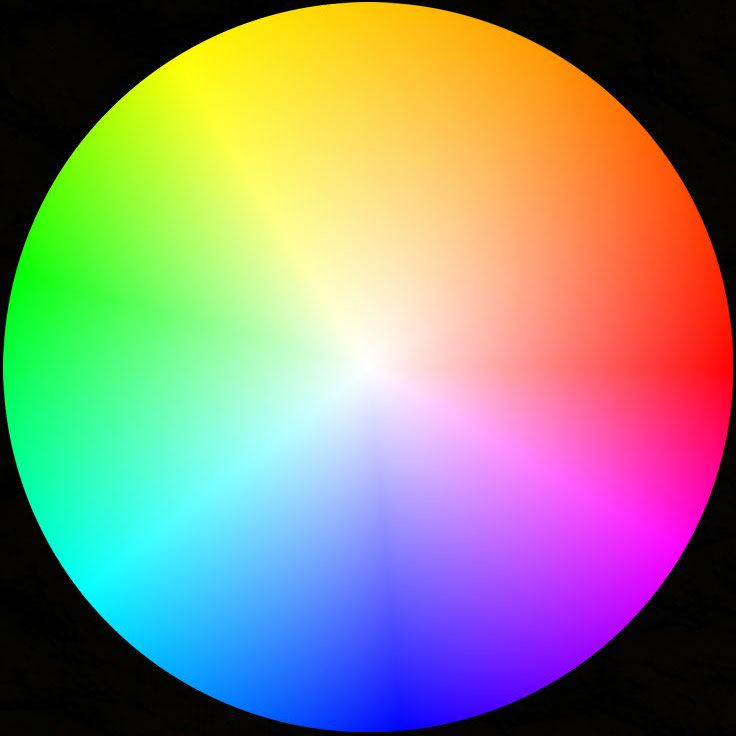
#> input picture cvworkshop final/images/color wheel.jpg, 736 x 736 px
$ python colorspaces.py
#> lines starting #> are read from the running program, lines starting #| are printed output that depends on the picture
import cv2


img = cv2.imread("../images/color wheel.jpg")
#> img is the input picture: shape (736, 736, 3); mean B, G, R 122, 136.6, 140.1

# gray = cv2.cvtColor(img, cv2.COLOR_BGR2GRAY)

cv2.imshow("image", img)
cv2.waitKey(0)

""""""

img = cv2.imread("../images/color wheel.jpg")

# go to image to find coordinates
print(img[250, 100])
#| [ 52 254  93]
cv2.imshow("image", img)
cv2.waitKey(0)

""""""

img = cv2.imread("../images/color wheel.jpg")

b, g, r = cv2.split(img)
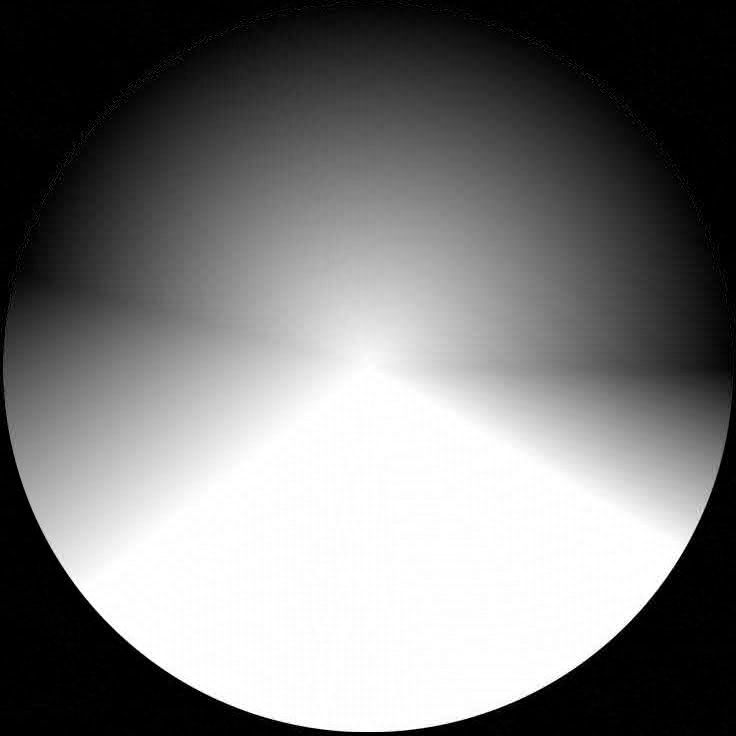
#> b: shape (736, 736); min 0, max 255, mean 122
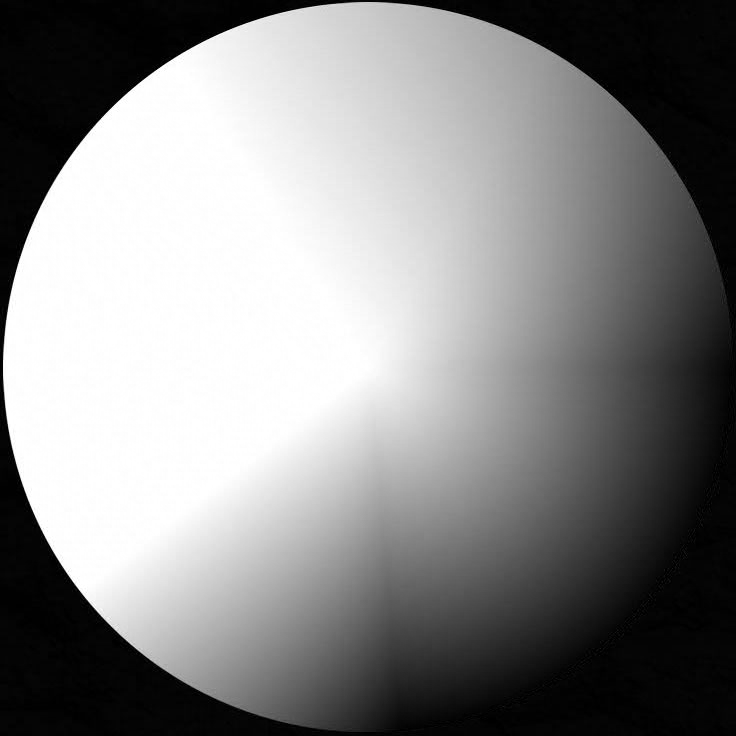
#> g: shape (736, 736); min 0, max 255, mean 136.6
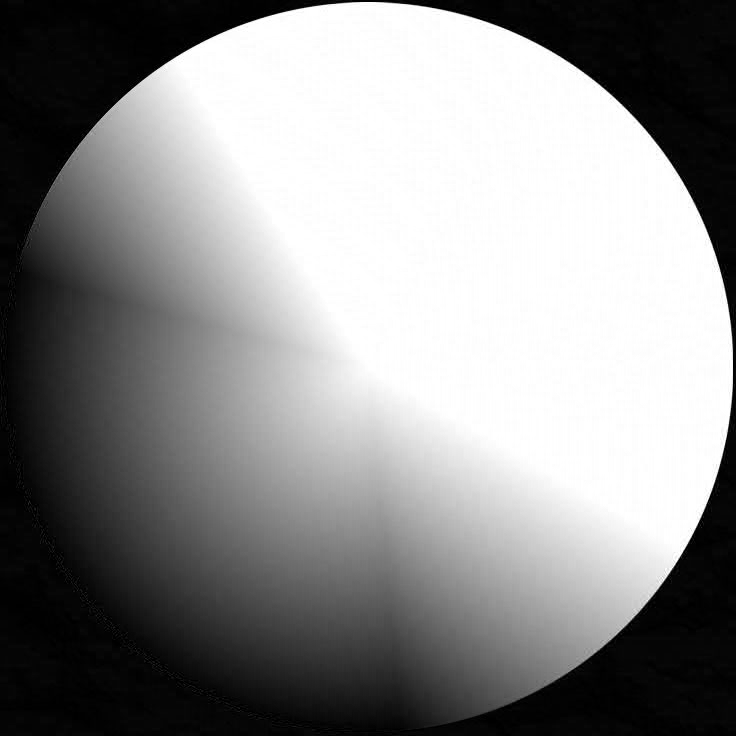
#> r: shape (736, 736); min 0, max 255, mean 140.1

b[:] = 0
#> b: shape (736, 736); every value is 0
img = cv2.merge((b, g, r))
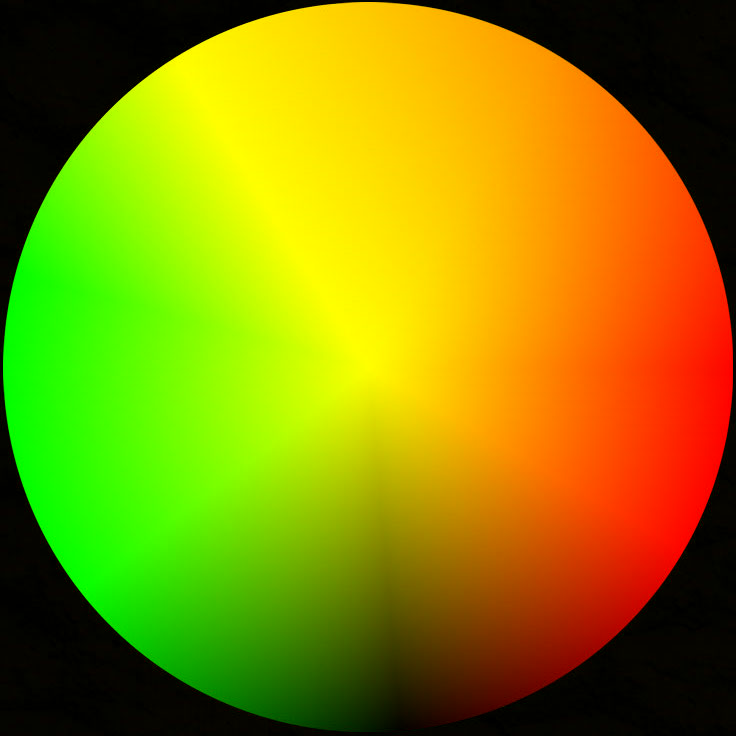
#> img: shape (736, 736, 3); mean B, G, R 0, 136.6, 140.1

# same thing as img[:, :, 0] = 0

cv2.imshow("Merged", img)
cv2.waitKey(0)

""""""

img = cv2.imread("../images/color wheel.jpg")

hsv = cv2.cvtColor(img, cv2.COLOR_BGR2HSV)
#> hsv: shape (736, 736, 3); mean H, S, V 62.9, 177.5, 197.4
print(hsv[250, 100])
#| [ 54 203 254]

$ run again, with cvworkshop final/images/cat.jpg copied over cvworkshop final/images/color wheel.jpg
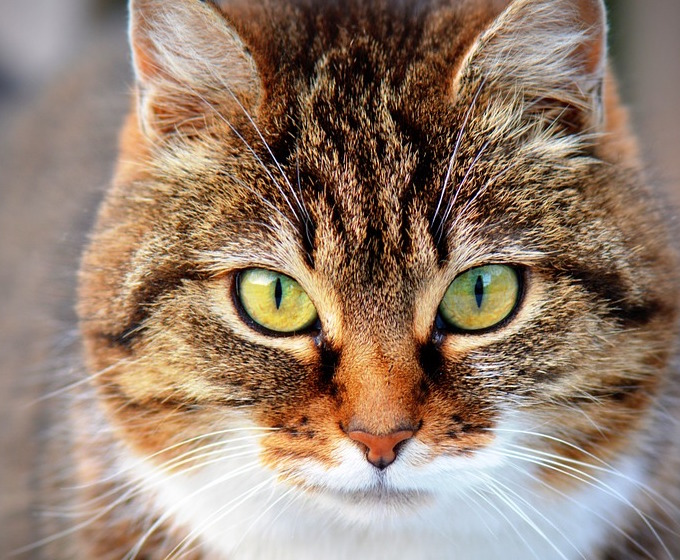
#> input picture cvworkshop final/images/cat.jpg, 680 x 560 px
#> img is the input picture: shape (560, 680, 3); mean B, G, R 111.5, 127.9, 150.2
#| [145 177 213]
#> `b, g, r = cv2.split(img)`:
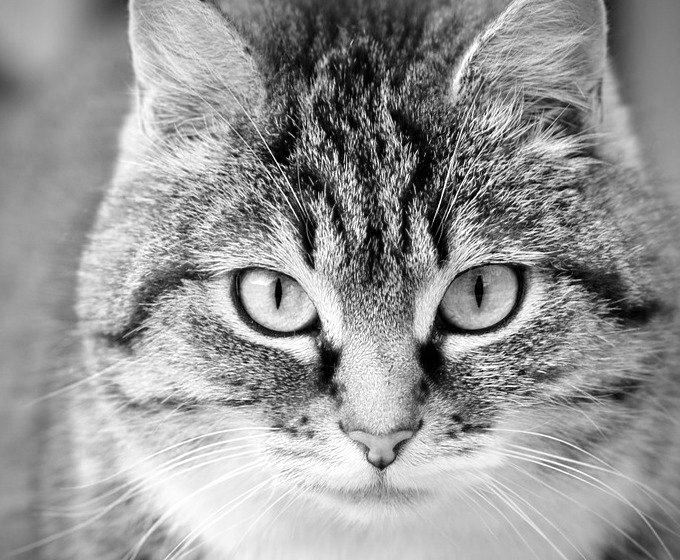
#> r: shape (560, 680); min 0, max 255, mean 150.2
#> `img = cv2.merge((b, g, r))`:
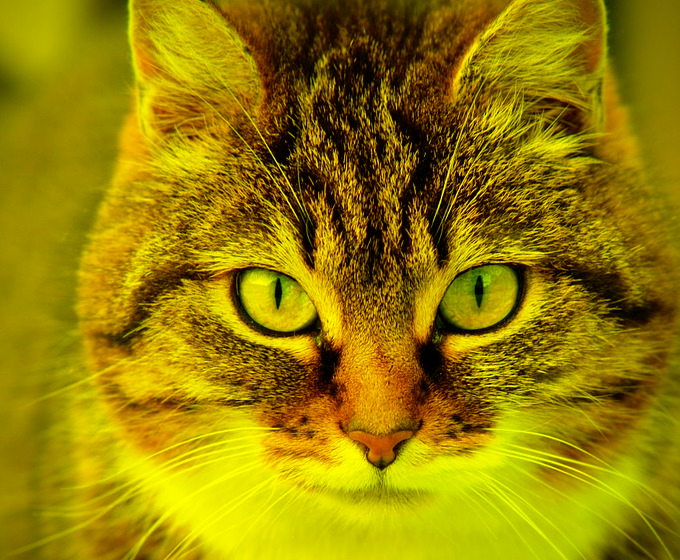
#> img: shape (560, 680, 3); mean B, G, R 0, 127.9, 150.2
#> hsv: shape (560, 680, 3); mean H, S, V 32.9, 88, 152.6
#| [ 14  81 213]
